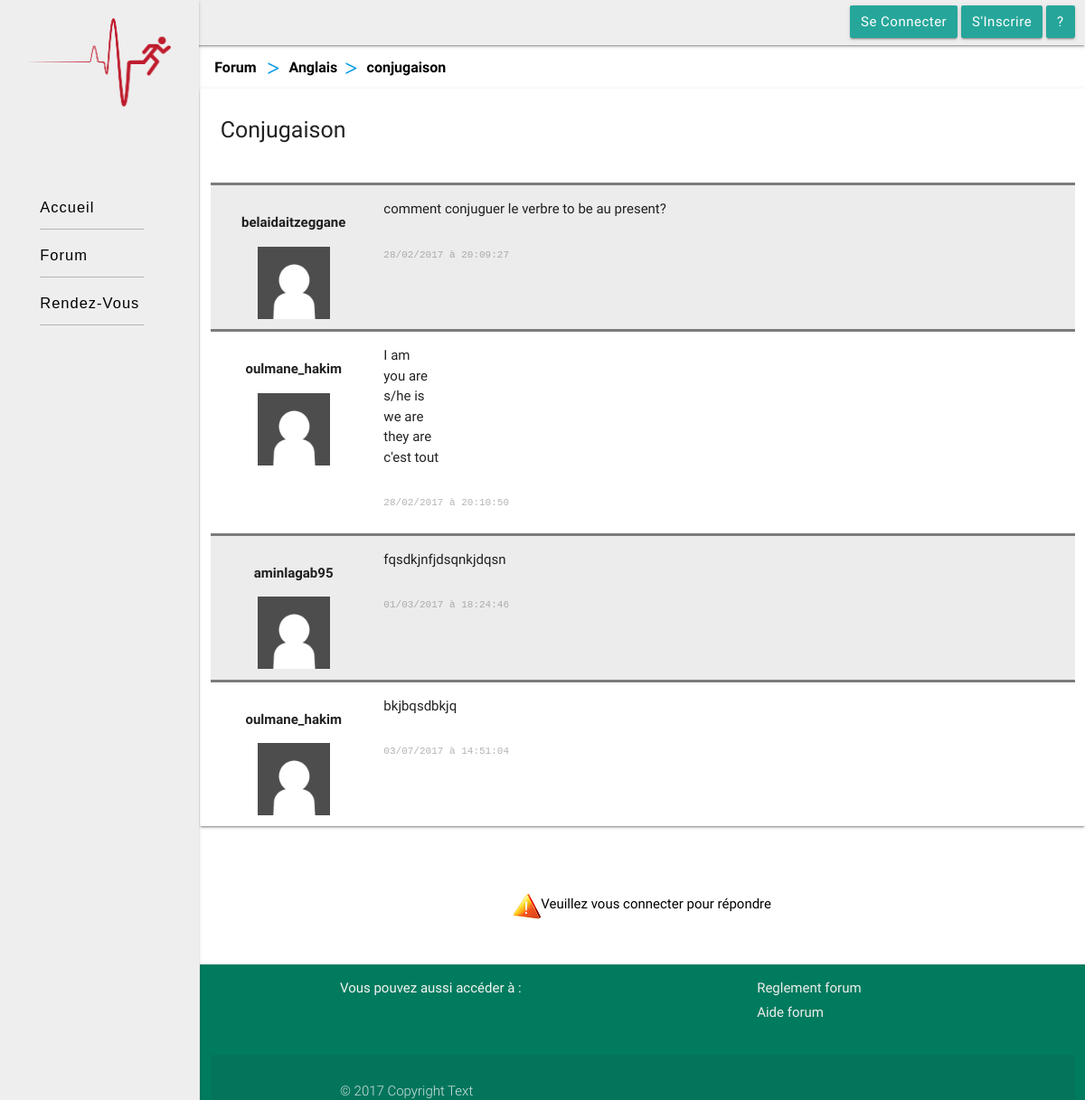
Page /Forum/Question/Reponse/?domaine=Anglais&id_quest=2&page=1 on the committed database.
### tables this page shows
CREATE TABLE `question` (
  `id_question` int(11) NOT NULL,
  `nom_domaine` varchar(50) NOT NULL,
  `email` varchar(50) NOT NULL,
  `titre_quest` varchar(50) NOT NULL,
  `question` text NOT NULL,
  `supprime` tinyint(1) DEFAULT '0',
  `date_quest` datetime NOT NULL
);

CREATE TABLE `user` (
  `email` varchar(50) NOT NULL,
  `type` char(1) NOT NULL DEFAULT 'u',
  `nom` varchar(50) NOT NULL,
  `prenom` varchar(50) NOT NULL,
  `pseudo` varchar(50) NOT NULL,
  `age` int(11) NOT NULL,
  `mdp` varchar(50) NOT NULL,
  `bloquer` tinyint(1) DEFAULT '0'
);

CREATE TABLE `reponse` (
  `id_rep` int(11) NOT NULL,
  `id_question` int(11) NOT NULL,
  `email` varchar(50) NOT NULL,
  `rep` text NOT NULL,
  `supprime` tinyint(1) NOT NULL DEFAULT '0',
  `date_rep` datetime NOT NULL
);

### fonction/listQuestDesconnect.php (the view, shortened to what this page needs)
<?php
        echo '
            <div id="discussion" class="col l12 s12 row card-panel">
                <div id="titleDiscussion" class="col s12 row">';
        try{
         $pdo_options[PDO::ATTR_ERRMODE] = PDO::ERRMODE_EXCEPTION;
         $bdd = new PDO('mysql:host=localhost;dbname=project', 'root', '', $pdo_options);
         $bdd->exec('set names utf8');
         $reponse = $bdd->prepare('SELECT id_question, titre_quest FROM question WHERE id_question=?');
         $reponse->execute(array($_GET["id_quest"]));
            $donnees = $reponse->fetch();
                echo '<h1>'. htmlspecialchars($donnees["titre_quest"]) .'</h1>';
        }
        catch (Exception $e){
             die('Erreur : ' . $e->getMessage());
        }
        echo '</div>';
      if (!isset($_GET["page"]) || (strcmp($_GET["page"],"1")==0)){
        try{
         $pdo_options[PDO::ATTR_ERRMODE] = PDO::ERRMODE_EXCEPTION;
         $bdd = new PDO('mysql:host=localhost;dbname=project', 'root', '', $pdo_options);
         $bdd->exec('set names utf8');
         $reponse = $bdd->prepare('SELECT id_question, supprime, question, DATE_FORMAT(date_quest, "%d/%m/%Y à %H:%i:%s") AS date_q, pseudo FROM question q,user u WHERE q.email=u.email AND nom_domaine=? AND id_question=? AND supprime=0');
         $reponse->execute(array($_GET["domaine"],$_GET["id_quest"]));
            while ($donnees = $reponse->fetch()){
                    echo "
                    <div class='col s12 message'>
                        <div class='col l2 m2 s12 auteur'>
                            <p>". $donnees["pseudo"] ."</p>
                            <div class='col s12 center-align'>
                              <img src='../../../img/avatar_defaut.png' class='responsive-img' alt=''>
                            </div>
                        </div>
                        <div class='col l9 m9 s11 answer'>
                            <div class='col s12 row'>
                                <span class='reponse'>". nl2br($donnees["question"]) ."</span>
                            </div>
                            <pre class='col s12 row'>". $donnees["date_q"] ."</pre>
                        </div>";
                echo "</div>";
            }
        }
        catch (Exception $e){
             die('Erreur : ' . $e->getMessage());
        }
      }
      else{
        $vide=false;
      }
        try{
         $pdo_options[PDO::ATTR_ERRMODE] = PDO::ERRMODE_EXCEPTION;
         $bdd = new PDO('mysql:host=localhost;dbname=project', 'root', '', $pdo_options);
         $bdd->exec('set names utf8');
         echo "<div id='listRep'>";
         $msgParPage=5;
         $pageActuelle=intval($_GET['page']);
        $premiereEntree=($pageActuelle-1)*$msgParPage;
         $reponse = $bdd->prepare('SELECT id_question ,id_rep,rep, supprime, DATE_FORMAT(date_rep, "%d/%m/%Y à %H:%i:%s") AS date_r, pseudo FROM user u,reponse r WHERE r.email=u.email AND id_question=? AND supprime=0 ORDER BY date_rep ASC LIMIT '.$premiereEntree.', '.$msgParPage.'');
         $reponse->execute(array($_GET["id_quest"]));
            while ($donnees = $reponse->fetch()){
                    echo "
                    <div class='col s12 message'>
                        <div class='col l2 m2 s12 auteur'>
                            <p>". $donnees["pseudo"] ."</p>
                            <div class='col s12 center-align'>
                              <img src='../../../img/avatar_defaut.png' class='responsive-img' alt=''>
                            </div>
                        </div>
                        <div class='col l9 m9 s11 answer'>
                            <div class='col s12 row'>
                                <span class='reponse'>". nl2br($donnees["rep"]) ."</span>
                            </div>
                            <pre class='col s12 row'>". $donnees["date_r"] ."</pre>
                        </div>";
                echo "</div>";
                }
            echo "</div>";
          echo '</div>';
        }
        catch (Exception $e){
             die('Erreur : ' . $e->getMessage());
        }
?>

### Forum/Question/Reponse/index.php (shortened to what this page needs)
<?php
  if (isset($_GET["domaine"]) && isset($_GET["id_quest"]) && isset($_GET["page"])){
    try{
        $pdo_options[PDO::ATTR_ERRMODE] = PDO::ERRMODE_EXCEPTION;
        $bdd = new PDO('mysql:host=localhost;dbname=project', 'root', '', $pdo_options);
        $bdd->exec('set names utf8');
        $rep = $bdd->prepare('SELECT nom_domaine, id_question, titre_quest FROM question WHERE id_question=? AND nom_domaine=?');
        $rep->execute(array(htmlspecialchars($_GET["id_quest"]),htmlspecialchars($_GET["domaine"])));
        if ($data = $rep->fetch()){
?>
            <!DOCTYPE html>
            <html lang="fr">
            <head>
                <link rel="stylesheet" type="text/css" href="../../../framework/materialize.min.css">
                <link rel="stylesheet" type="text/css" href="../../../assets/css/main.css">
                <link rel="stylesheet" type="text/css" href="../../../assets/css/Question.css">
                <link rel="stylesheet" type="text/css" href="../../../assets/css/breadcrumb.css">
                <link rel="stylesheet" href="../../../assets/css/editeurQuestUser.css">
                <link rel="stylesheet" href="../../../fonts/roboto/material-icons.css">
            </head>
            <body>
<?php
    echo '
    <div class="row" id="complete">
        <div id="slide-out" class="side-nav fixed col l3 s2 #eeeeee grey lighten-3">
                <div id="logo">
                    <img src="../../../img/stro.jpg" class="responsive-img" alt="">
                </div>
                <a class="btn_menu" href="../../../" >Accueil</a>
                <a class="btn_menu" href="../../" >Forum</a>
                                <a class="btn_menu" href="../../../Rendez-Vous/">Rendez-Vous</a>
        </div>
        <div id="principale" class="col s12">';
    if (isset($_SESSION["pseudo"])){
  echo '
        <nav id="topBar" class="#eeeeee grey lighten-3" style="height: 50px;line-height: 46px;">
            <div class="nav-wrapper">
                <div class="col s12 right-align">
                    <div id="connect">';
                    echo '<a  class="hide-on-small-only btn waves-effect waves-light" href="#modal2" style="margin-right:4px">deconnecter</a>';
                    echo '<a href="../../Compte/"  class="hide-on-small-only btn waves-effect waves-light">compte</a>
                          <a href="../../Aide/" class="aide hide-on-small-only btn waves-effect waves-light">?</a>
                          <button id="paramaitre" class="hide-on-med-and-up btn waves-effect waves-light">&#128315;</button>
                              <div id="listParamaitre" class="card-panel">
                                <p id="fleche">&#128314;</p>
                                <a href="../../Compte/" >Compte</a>
                                <a href="#modal2" >Deconnecter</a>
                                <a href="../../Aide/" class="aide">Aide</a>
                              </div>';
                echo '</div>
                </div>
            </div>
        </nav>';
        echo '<div id="modal2" class="modal">
                <div class="modal-content" style="border-bottom:1px solid gray;">
                    <h4 class="black-text left-align">Voulez-vous vraiment vous déconnecter?</h4>
                </div>
                <div class="modal-footer">';
                echo '<a href="../../../fonction/deconnection.php?domaine='. htmlspecialchars($_GET["domaine"]) .'&id_quest='. $_GET["id_quest"] .'" class="white-text modal-action modal-close waves-effect waves-light btn deep-light lighten-1">deconnecter</a>';
                echo '<a href="" class="white-text modal-action modal-close waves-effect waves-light btn deep-light lighten-1" style="margin-right:6px">Annuler</a>
                </div>
            </div>';
    }
  else{
      echo '
                <nav id="topBar" class="#eeeeee grey lighten-3" style="height: 50px; line-height: 46px;">
                    <div class="nav-wrapper">
                        <div class="col s12 right-align">
                            <div id="connect">
                                <a href="#modal1"  class="hide-on-small-only btn waves-effect waves-light">Se connecter</a>
                                <a href="../../Inscription/"  class="hide-on-small-only btn waves-effect waves-light">S\'inscrire</a>
                                <a href="../../Aide/" class="hide-on-small-only btn aide waves-effect waves-light">?</a>
                            </div>
                        </div>
                    </div>
                </nav>
                <div id="modal1" class="modal modal-fixed-footer">
                                <input type="hidden" name="domaine" value="'. htmlspecialchars($_GET["domaine"]) .'">
                                <input type="hidden" name="id_quest" value="'. htmlspecialchars($_GET["id_quest"]) .'">
                </div>';
    }
    echo '<div class="chemin">
             <a href="../../"  class="breadcrumb black-text">Forum</a>
             <a href="../?domaine='. htmlspecialchars($_GET["domaine"]) .'&page=1" class="breadcrumb black-text">'. htmlspecialchars($_GET["domaine"]) .'</a>';
      try{
         $pdo_options[PDO::ATTR_ERRMODE] = PDO::ERRMODE_EXCEPTION;
         $bdd = new PDO('mysql:host=localhost;dbname=project', 'root', '', $pdo_options);
         $bdd->exec('set names utf8');
         $reponse = $bdd->prepare('SELECT id_question, titre_quest FROM question WHERE id_question=?');
         $reponse->execute(array($_GET["id_quest"]));
            $donnees = $reponse->fetch();
                echo '<a href="" class="breadcrumb black-text hide-on-small-only">'. htmlspecialchars($donnees["titre_quest"]) .'</a>';
        }
        catch (Exception $e){
             die('Erreur : ' . $e->getMessage());
        }
        echo  '</div>';
?>
            <?php
              if(isset($_SESSION["pseudo"])){
                include("../../../fonction/listQuestConnectUser.php");
              }
              else{
                include("../../../fonction/listQuestDesconnect.php");
              }
            ?>
<?php
        if (isset($_SESSION["pseudo"])){
            echo '
            <div class="col l10 offset-l1 m11 s12 row" style="margin-top: 50px;">
                <ul class="collapsible" data-collapsible="accordion">
                    <li>
                      <div class="collapsible-header" >Ecrire un message</div>
                      <div class="collapsible-body">
                        <iframe src="../../../part/editeur.php" id="editor" width="100%" sandbox="allow-same-origin allow-scripts allow-forms"></iframe>
                      </div>
                    </li>
                  </ul>
            </div>';
        }
        else{
            echo '<div class="col s12" style="margin-top:60px;margin-bottom:30px;">
                    <a href="#modal1" class="center-align white black-text" style="display:flex; flex-direction:row; justify-content:center;">
                      <img src="../../../img/alerte.png" style="width: 30px;vertical-align: middle;">
                      <span class="center-align tooltipped" data-position="bottom" data-delay="50" data-tooltip="Cliquer pour vous connecter" >Veuillez vous connecter pour répondre</span>
                    </a>
                  </div>';
        }
?>
<?php
    echo'
    <footer id="footer" class="page-footer #9e9e9e grey col l12 m12 s12">
        <div class="container">
            <div class="row">
                <div class="col l6 s12">
                    <p class="grey-text text-lighten-4" >Vous pouvez aussi accéder à :</p>
                </div>
                <div class="col l4 offset-l2 s12">
                    <ul>
                        <li style="margin-bottom:5px;"><a class="grey-text text-lighten-3" href="../../Reglement/" >Reglement forum</a></li>
                        <li><a class="grey-text text-lighten-3 aide" href="../../Aide" >Aide forum</a></li>
                    </ul>
                </div>
            </div>
        </div>
        <div class="footer-copyright">
            <div class="container">
                <p>© 2017 Copyright Text</p>
            </div>
        </div>
    </footer>
</div>
</div>
<script src="../../../framework/jquery-3.1.1.min.js" type="text/javascript"></script>
<script src="../../../framework/materialize.min.js" type="text/javascript"></script>
<script src="../../../assets/js/script.js" type="text/javascript"></script>
<script>
    $(document).ready(function(){
        var taille = $(window).width();
       if( taille > 992 ){
           $(".aide").attr("href","../../Aide/?screen=large");
       }
       else{
           $(".aide").attr("href","../../Aide/?screen=small");
       }
    });
</script>';
?>
  <?php
            include("../../../fonction/toast.php");
        }
        else{
            header('location: ../../../Erreur.html');
        }
    }
    catch (Exception $e){
         die('Erreur : ' . $e->getMessage());
    }
  }
    else{
        header('location: ../../../Erreur.html');
    }
?>

### fonction/toast.php (shortened to what this page needs)
</body>
</html>

### assets/css/main.css (style rules this page uses)
body { margin: 0; padding: 0; }
#complete { display: flex; flex-direction: row; margin: 0px; }
#slide-out { display: flex; flex-direction: column; }
#logo { margin: 20px; margin-bottom: 80px; }
#slide-out .btn_menu { text-decoration: none; color: #000; font-size: 1.1em; margin-left: 1.5em; margin-bottom: 5px; margin-right: 2.5em; padding: 0em 0.5em; border-radius: 0.4em; font-family: "Fira Sans", "Source Sans Pro", Helvetica, Arial, sans-serif; letter-spacing: 1px; }
#slide-out .btn_menu:after { content: ''; border-bottom: solid 1px; border-color: #171E29; border-color: rgba(0, 0, 0, 0.25); box-shadow: inset 0px 1px 0px 0px rgba(255, 255, 255, 0.075), 0px 1px 0px 0px rgba(255, 255, 255, 0.075); display: block; }
#principale { margin-bottom: 0px; padding-right: 0px; }
#topBar { position: absolute; left: 0px; }
@media screen and (min-width:993px) { #principale { margin-left: 210px; } }
.btn, .btn-flat { text-transform: capitalize; }
#footer { background: #007b5e !important; }
#footer a { color: #ffffff; text-decoration: none !important; background-color: transparent; -webkit-text-decoration-skip: objects; }
html, div, map, dt, isindex, form { display: block; }

### assets/css/Question.css (style rules this page uses)
#titleDiscussion h1 { text-transform: capitalize; font-size: 25px; }
.message:nth-child(even) { background-color: #ececec; margin: 0; padding: 15px 15px 5px 15px; border-bottom: 3px solid #7b7b7b; border-top: 3px solid #7b7b7b; }
.message:nth-child(odd) { margin: 0; padding: 15px 15px 5px 15px; }
.auteur p { text-align: center; font-weight: bold; }
.auteur img { max-width: 80px; max-height: 80px; }
.answer pre { color: #696969; font-size: 11px; opacity: 0.5; white-space: nowrap; text-overflow: ellipsis; overflow: hidden; }
.reponse { word-wrap: break-word; }

### assets/css/breadcrumb.css (style rules this page uses)
.breadcrumb { font-size: 16px; font-weight: 700; text-overflow: ellipsis; white-space: pre-wrap; overflow: hidden; }
.chemin { margin-top: 53px; margin-left: 16px; }
.breadcrumb:before { content: '>'; font-weight: bold; color: #039be5; vertical-align: sub; }
#connect a { padding: 0px 12px; }

### rows in the picture
question: titre_quest "conjugaison", titre_quest "Conjugaison", email.pseudo "belaidaitzeggane", question "comment conjuguer le verbre to be au present?", date_q "28/02/2017 à 20:09:27"
reponse: email.pseudo "oulmane_hakim", rep "I am you are s/he is we are they are c'est tout", date_r "28/02/2017 à 20:10:50"
reponse: email.pseudo "aminlagab95", rep "fqsdkjnfjdsqnkjdqsn", date_r "01/03/2017 à 18:24:46"
reponse: email.pseudo "oulmane_hakim", rep "bkjbqsdbkjq", date_r "03/07/2017 à 14:51:04"

### other values in the picture
$_GET["domaine"] "Anglais"
